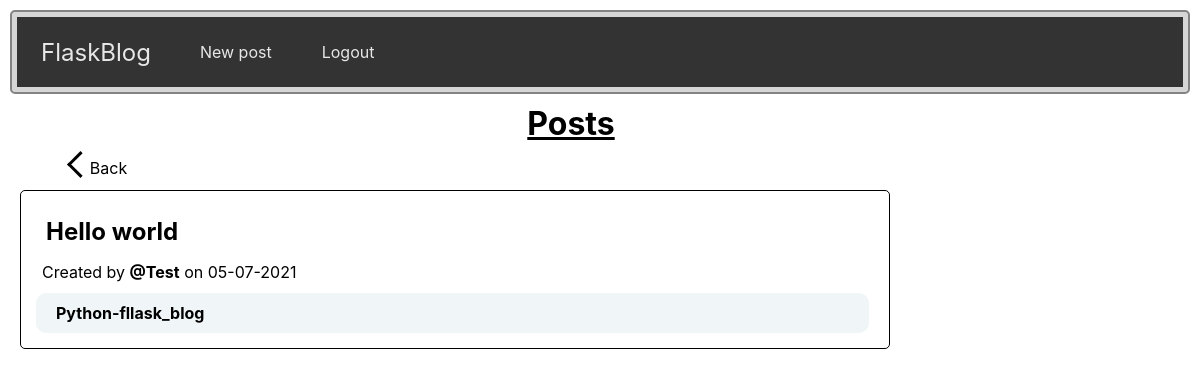
Page /post/2 (signed in) on the earlier database version.
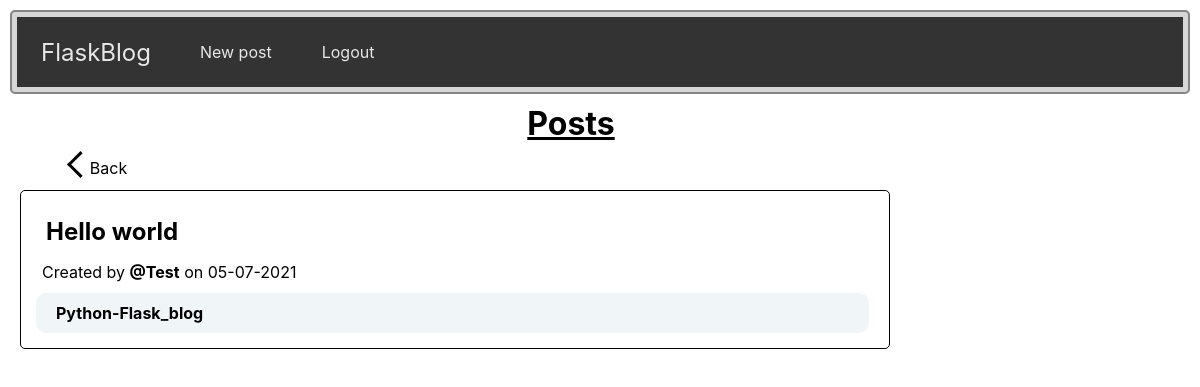
Same page on the later database version.
### website/models.py (models this page shows)
class Post(db.Model):
    id = db.Column(db.Integer, primary_key=True)
    title = db.Column(db.String(100), nullable= False)
    content = db.Column(db.String(5000), nullable= False)
    created = db.Column(db.DateTime, default=datetime.now())
    user_id = db.Column(db.Integer, db.ForeignKey('user.id'), nullable= False)

### website/views.py (the view)
@views.route('/post/<int:id>')
def post(id):
    post = Post.query.get_or_404(id)
    return render_template('blog/post.html', post=post,user=current_user)

### website/__init__.py (called while the page is built)
def create_app():
    app = Flask(__name__)
    app.config['SECRET_KEY'] = 'Jay Yogeshwar'
    app.config['SQLALCHEMY_DATABASE_URI'] = f'sqlite:///{DB_NAME}'
    app.config['SQLALCHEMY_TRACK_MODIFICATIONS'] = False
    db.init_app(app)         #intialize the database
    from .views import views
    from .auth import auth
    from .errors import errors
    app.register_blueprint(views,url_prefix='/')
    app.register_blueprint(auth,url_prefix='/')
    app.register_blueprint(errors,url_prefix='/')
    from .models import User
    create_database(app)
    login_manager = LoginManager()
    login_manager.login_view = 'auth.login'
    login_manager.init_app(app)
    @login_manager.user_loader
    def load_user(id):
        return User.query.get(int(id))
    return app

### website/templates/blog/post.html
{% extends "base.html" %}
{% block header %}
<h1 style="text-align: center; width:75%; margin-left: 10%;">
  {% block title %}Posts{% endblock %}
</h1>
{% endblock %}
{% block content %}
<a href="{{ url_for('views.home') }}">
  <p><i class="arrow left"></i>Back</p>
</a>
<div class="row">
  <div class="leftcolumn">
    <div class="card">
      <h2>{{ post.title.capitalize() }}</h2>
      <p>Created by <strong>@{{ post.author.name.capitalize() }}</strong> on {{ post.created.strftime('%d-%m-%Y') }}</p>
      <h4>{{ post.content}}</h4>
    </div>
  </div>
</div><br>
{% endblock %}

Differences in the rows shown:
changed Post "Hello world": content "Python-fllask_blog" → "Python-Flask_blog"
